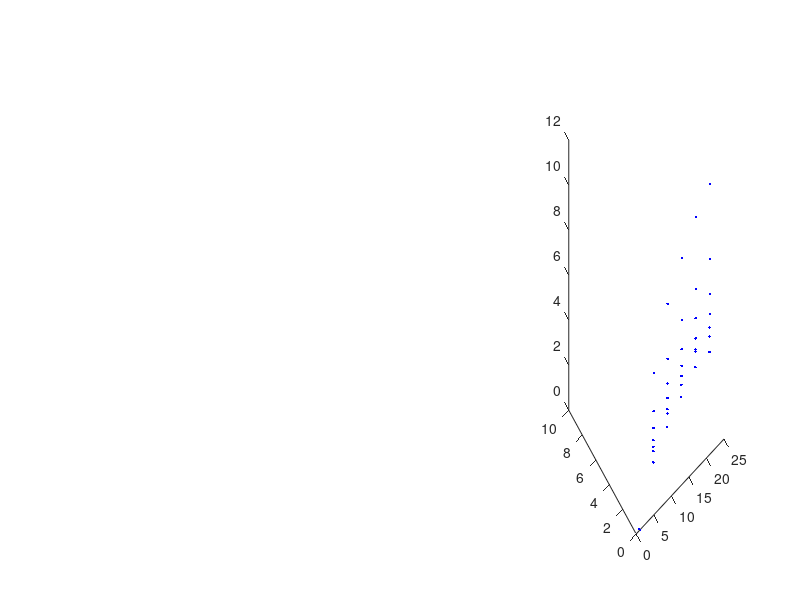

MATLAB code for this plot: (Note: this script raises an error after producing the figure.)
clc; 
clear all; 
close all;
x_test = [3 11 15 19];
y_test = [0.04 0.05 0.02 0.06];
z_real = [2.6 4.4 7.7 5];

x = 1:4:21;
y = 0.01:0.01:0.07;
z = [0 0 0 0 0 0 0; 6.3 4.6 3.85 3.3 3 2.8 2.3; 8.7 6.25 5.15 4.5 4 3.8 3.2; 10.05 7.3 6 5.25 4.8 4.4 3.85; 11.2 8 6.7 5.8 5.3 5.2 4.5; 12 8.65 7.1 6.2 5.6 5.2 4.5]';
[X, Y] = meshgrid(x, y);
xx=x(1):0.8:x(end);
yy=y(1):0.002:y(end);
[XX,YY]=meshgrid(xx,yy);
xp=reshape(X,1,[]);
yp=reshape(Y,1,[]);
zp=reshape(z,1,[]);
d=length(xp);
Z=[ones(1,d); xp; yp];
C=zp*Z'*inv(Z*Z');
F1  = @(a, b) (C(1) + C(2)*a + C(3)*b);
z_test = F1(x_test, y_test)
mse = mean((z_real-z_test).^2);
disp(mse)
subplot(1, 3, 3);
plot3(X,Y,z,'.b', MarkerSize=10);
title('c) F1 w = c1 + c2*x + c3*y 42 samples MSE = ', num2str(mse));
hold on
W = F1(XX,YY);
mesh(XX,YY,W);


x = [1 21];
y = [0.01 0.07];
z = [0 12; 0 4.5];
[X, Y] = meshgrid(x, y);
xx=x(1):0.8:x(end);
yy=y(1):0.002:y(end);
[XX,YY]=meshgrid(xx,yy);
xp=reshape(X,1,[]);
yp=reshape(Y,1,[]);
zp=reshape(z,1,[]);
d=length(xp);
Z=[ones(1,d); xp; yp];
C=zp*Z'*inv(Z*Z');
F1  = @(a, b) (C(1) + C(2)*a + C(3)*b);
z_test = F1(x_test, y_test)
mse = mean((z_real-z_test).^2);
disp(mse)
subplot(1, 3, 1);
plot3(X,Y,z,'.b', MarkerSize=10);
title('a) F1 w = c1 + c2*x + c3*y 4 samples MSE = ', num2str(mse));
hold on
W = F1(XX,YY);
mesh(XX,YY,W);

x = [1 11 21];
y = [0.01 0.04 0.07];
z = [0 0 0; 9.5 4.95 3.55; 12 6.2 4.5]';
[X, Y] = meshgrid(x, y);
xx=x(1):0.8:x(end);
yy=y(1):0.002:y(end);
[XX,YY]=meshgrid(xx,yy);
xp=reshape(X,1,[]);
yp=reshape(Y,1,[]);
zp=reshape(z,1,[]);
d=length(xp);
Z=[ones(1,d); xp; yp];
C=zp*Z'*inv(Z*Z');
F1  = @(a, b) (C(1) + C(2)*a + C(3)*b);
z_test = F1(x_test, y_test)
mse = mean((z_real-z_test).^2);
disp(mse)
subplot(1, 3, 2);
plot3(X,Y,z,'.b', MarkerSize=10);
title('b) F1 w = c1 + c2*x + c3*y 9 samples MSE = ', num2str(mse));
hold on
W = F1(XX,YY);
mesh(XX,YY,W);